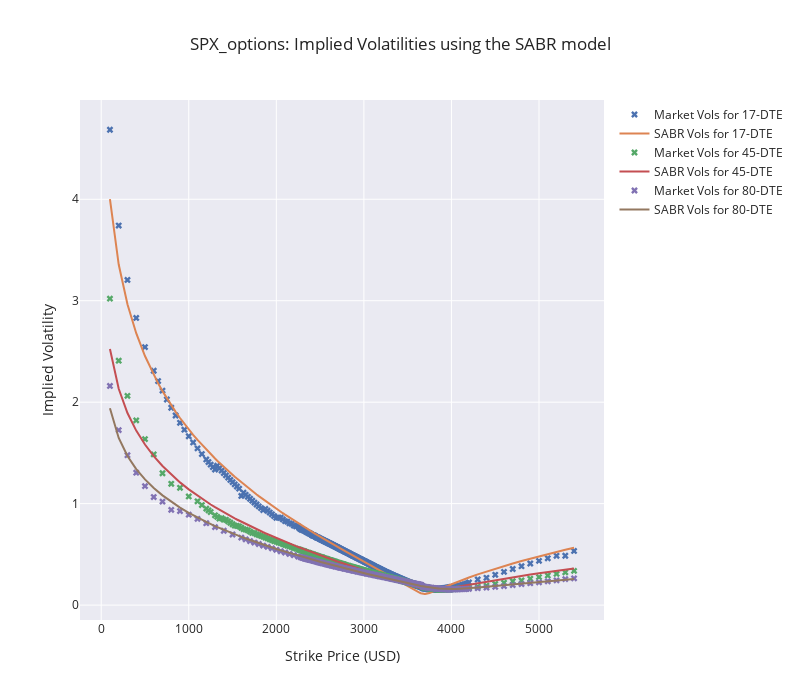

The code cell stored with this chart in its notebook:
### Code cell
# Initialize the figure
fig = go.Figure()

# Title for the plot
fig.update_layout(title="SPX_options: Implied Volatilities using the SABR model")

# Iterate over each DTE and plot both market and SABR vols
for day_to_expiry, df_vol in implied_vol_dict_spx.items():
    T = float(day_to_expiry) / 365
    F = SPX_spot * np.exp(df_vol["discount_rate"][0] * T)
    params = SPX_SABR_params_by_date[day_to_expiry]

    # Calculate SABR volatilities
    sabrvols = [SABR(F, 
                     K, 
                     T, 
                     params["alpha"], 
                     beta, 
                     params["rho"], 
                     params["nu"]) 
                for K in df_vol["strike"]]

    # Add scatter plot for market vols
    fig.add_trace(go.Scatter(
        x=df_vol["strike"],
        y=df_vol["impliedvol"],
        mode='markers',
        name="Market Vols for {}-DTE".format(day_to_expiry),
        marker=dict(symbol="x")
    ))

    # Add line plot for SABR vols
    fig.add_trace(go.Scatter(
        x=df_vol["strike"],
        y=sabrvols,
        mode='lines',
        name="SABR Vols for {}-DTE".format(day_to_expiry)
    ))

# Update layout for grid, axis labels, and legend
fig.update_layout(
    xaxis_title="Strike Price (USD)",
    yaxis_title="Implied Volatility",
    showlegend=True,
    xaxis=dict(showgrid=True),
    yaxis=dict(showgrid=True),
    template="seaborn",
    width=800,  # Set desired width
    height=700  # Set desired height
)

# Show the Plotly figure
fig.show()

### Figure 1 — Plotly figure (JSON) as saved in the notebook; plotly's stock layout.template omitted (floating-point values rounded to 4 significant figures; data arrays with more than 128 entries replaced by an {"elided": "..."} marker saying what was removed)
{"data": [{"marker": {"symbol": "x"}, "mode": "markers", "name": "Market Vols for 17-DTE", "type": "scatter", "x": {"elided": "411 int values"}, "y": {"elided": "411 float values"}}, {"mode": "lines", "name": "SABR Vols for 17-DTE", "type": "scatter", "x": {"elided": "411 int values"}, "y": {"elided": "411 float values"}}, {"marker": {"symbol": "x"}, "mode": "markers", "name": "Market Vols for 45-DTE", "type": "scatter", "x": {"elided": "369 int values"}, "y": {"elided": "369 float values"}}, {"mode": "lines", "name": "SABR Vols for 45-DTE", "type": "scatter", "x": {"elided": "369 int values"}, "y": {"elided": "369 float values"}}, {"marker": {"symbol": "x"}, "mode": "markers", "name": "Market Vols for 80-DTE", "type": "scatter", "x": {"elided": "256 int values"}, "y": {"elided": "256 float values"}}, {"mode": "lines", "name": "SABR Vols for 80-DTE", "type": "scatter", "x": {"elided": "256 int values"}, "y": {"elided": "256 float values"}}], "layout": {"height": 700, "showlegend": true, "title": {"text": "SPX_options: Implied Volatilities using the SABR model"}, "width": 800, "xaxis": {"showgrid": true, "title": {"text": "Strike Price (USD)"}}, "yaxis": {"showgrid": true, "title": {"text": "Implied Volatility"}}}}
